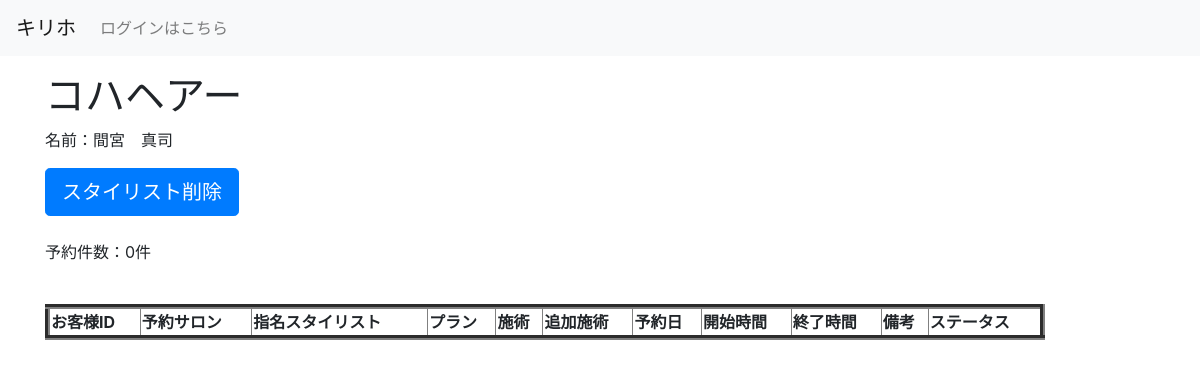
The page /stylist_detail/1/ on the database as committed earlier.
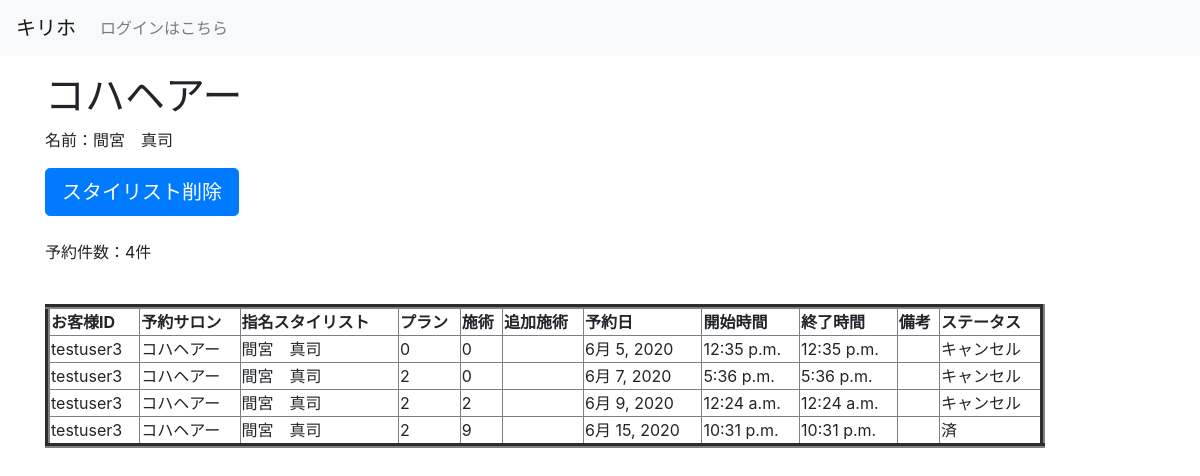
The same page on the database as committed later.
### unlimited/models.py (models this page shows, shortened)
class Reservation(models.Model):
    STATUS = (
        (0, '予約完了'),
        (1, '済'),
        (2, 'キャンセル'),
        (3, 'ドタキャン')
    )
    class Meta:
        db_table = 'Reservation'
    member = models.CharField(verbose_name='お客様ID', max_length=20)
    salon = models.ForeignKey(Salon, verbose_name='予約サロン', on_delete=models.PROTECT, blank=False, null=False)
    stylist = models.ForeignKey(Stylist, verbose_name='指名スタイリスト', on_delete=models.PROTECT, blank=False, null=False)
    plan = models.IntegerField(verbose_name='選択プラン', choices=PLAN, default=0)
    treatment = models.IntegerField(verbose_name='施術', choices=TREATMENT, default=0)
    add_treat = models.TextField(verbose_name='追加施術', blank=True, max_length=255)
    date = models.DateField(verbose_name='予約日', default=timezone.localtime)
    start = models.TimeField(verbose_name='開始時間', default=timezone.localtime)
    end = models.TimeField(verbose_name='終了時間', default=timezone.localtime)
    remarks = models.TextField(verbose_name='備考', blank=True, max_length=255)
    status = models.IntegerField(verbose_name='状態', choices=STATUS, default=0)

class Salon(models.Model):
    class Meta:
        db_table = 'salon'
    salon = models.ForeignKey(settings.AUTH_USER_MODEL, verbose_name='サロンID', on_delete=models.PROTECT, null=True,
                              blank=True)
    salon_name = models.CharField(verbose_name='店名', max_length=255, blank=False, null=False)
    salon_email = models.EmailField(verbose_name='店舗メール', null=False,
                                    blank=False, unique=True)
    home_page = models.URLField(verbose_name='ホームページ', unique=True)
    salon_phone_num_regex = RegexValidator(regex=r'^[0-9]+$', message="電話番号は入力必須です。例:09012345678")
    salon_phone_num = models.CharField(verbose_name='店舗電話番号', null=False, unique=True, blank=False,
                                       validators=[salon_phone_num_regex], max_length=15, )
    salon_address = models.CharField(verbose_name='住所', max_length=255, null=False, blank=False)
    business_hours = models.CharField(verbose_name='営業日時', max_length=255)
    cut_prise = models.IntegerField(verbose_name='カット料金', null=False, blank=False)
    color_prise = models.IntegerField(verbose_name='カラー料金', null=False, blank=False)
    mainte_cut_prise = models.IntegerField(verbose_name='メンテナンスカット料金', null=False, blank=False, default=1500)
    mainte_color_prise = models.IntegerField(verbose_name='メンテナンスカラー料金', null=False, blank=False, default=2000)
    def __str__(self):
        return self.salon_name

class Stylist(models.Model):
    class Meta:
        db_table = 'stylist'
    affiliation_salon = models.ForeignKey(Salon, verbose_name='所属サロン', on_delete=models.PROTECT)
    stylist_name = models.CharField(verbose_name='名前', max_length=255, blank=False, null=False)
    def __str__(self):
        return self.stylist_name

### unlimited/views.py (the view)
# urls.py: path('stylist_detail/<int:pk>/', views.StylistDetail.as_view(), name='stylist_detail'),
class StylistDetail(generic.DetailView):
    model = Stylist
    template_name = 'unlimited/stylist_detail.html'
    def get_context_data(self, **kwargs):
        stylist = self.kwargs['pk']
        reservations = Reservation.objects.filter(stylist=stylist)
        count = Reservation.objects.filter(stylist=stylist).count()
        context = super().get_context_data(**kwargs)
        context.update({
            'reservations': reservations,
            'count': count,
        })
        return context

### unlimited/templates/unlimited/stylist_detail.html
{% extends "unlimited/base.html" %}
{% block content %}
    <h1>{{ stylist.affiliation_salon }}</h1>
    <p>名前：{{ stylist.stylist_name }}</p>
    <a class="btn btn-primary btn-lg" href="{% url 'unlimited:stylist_delete' stylist.id %}">スタイリスト削除</a>
    <br />
    <br />
    <p>予約件数：{{ count }}件</p>
    <br />
    <table border="5" width="1000">
        <tr>
            <th>お客様ID</th>
            <th>予約サロン</th>
            <th>指名スタイリスト</th>
            <th>プラン</th>
            <th>施術</th>
            <th>追加施術</th>
            <th>予約日</th>
            <th>開始時間</th>
            <th>終了時間</th>
            <th>備考</th>
            <th>ステータス</th>
        </tr>
        {% for reservation in reservations %}
        <tr>
            <td>{{ reservation.member }}</td>
            <td>{{ reservation.salon }}</td>
            <td>{{ reservation.stylist }}</td>
            <td>{{ reservation.plan }}</td>
            <td>{{ reservation.treatment }}</td>
            <td>{{ reservation.add_treat }}</td>
            <td>{{ reservation.date }}</td>
            <td>{{ reservation.start }}</td>
            <td>{{ reservation.end }}</td>
            <td>{{ reservation.remarks }}</td>
            <td>{{ reservation.get_status_display }}</td>
        </tr>
        {% endfor %}
    </table>
</body>
{% endblock %}

Rows that differ between the two databases and show on the page:
added Reservation: member "testuser3", salon "コハヘアー", stylist "間宮 真司", plan "0", treatment "0", date "6月 5, 2020", start "12:35 p.m.", end "12:35 p.m.", status "キャンセル"
added Reservation: member "testuser3", salon "コハヘアー", stylist "間宮 真司", plan "2", treatment "0", date "6月 7, 2020", start "5:36 p.m.", end "5:36 p.m.", status "キャンセル"
added Reservation: member "testuser3", salon "コハヘアー", stylist "間宮 真司", plan "2", treatment "2", date "6月 9, 2020", start "12:24 a.m.", end "12:24 a.m.", status "キャンセル"
added Reservation: member "testuser3", salon "コハヘアー", stylist "間宮 真司", plan "2", treatment "9", date "6月 15, 2020", start "10:31 p.m.", end "10:31 p.m.", status "済"
Other text that changed with them:
{{ count }}: "0" → "4"
